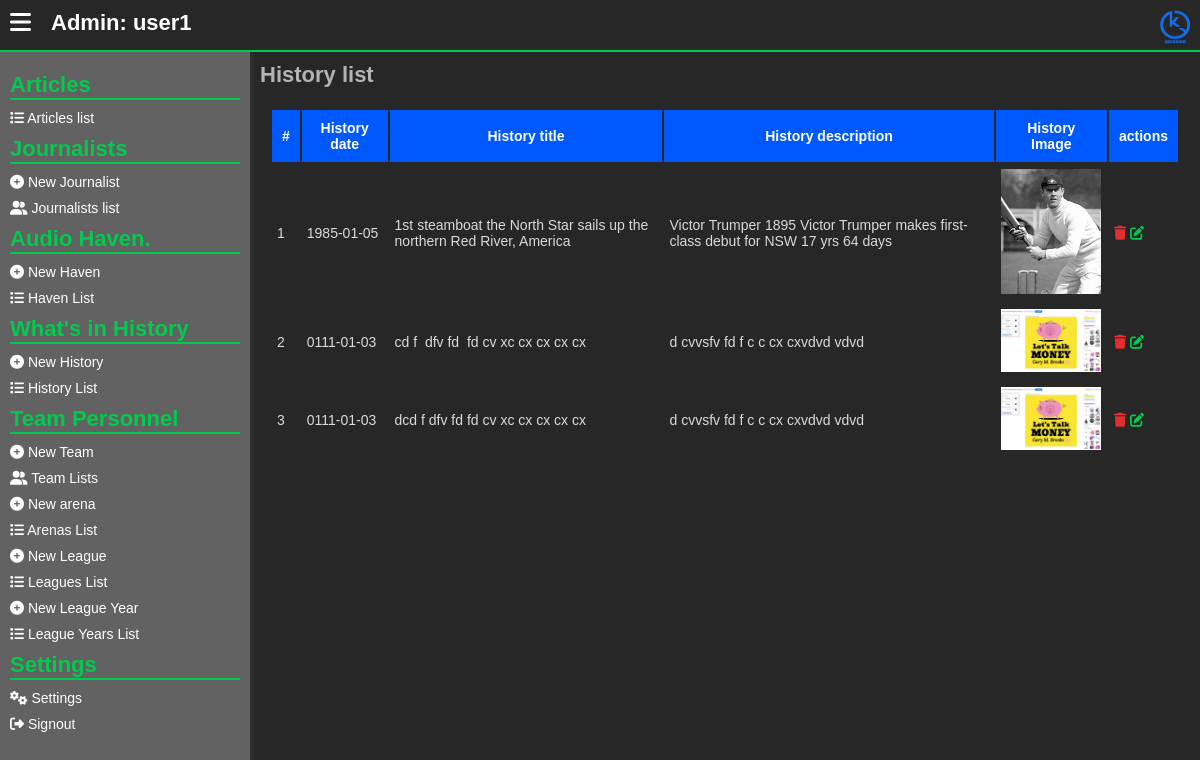
/admins/history-list.php (signed in), run on an earlier commit of the app's database.
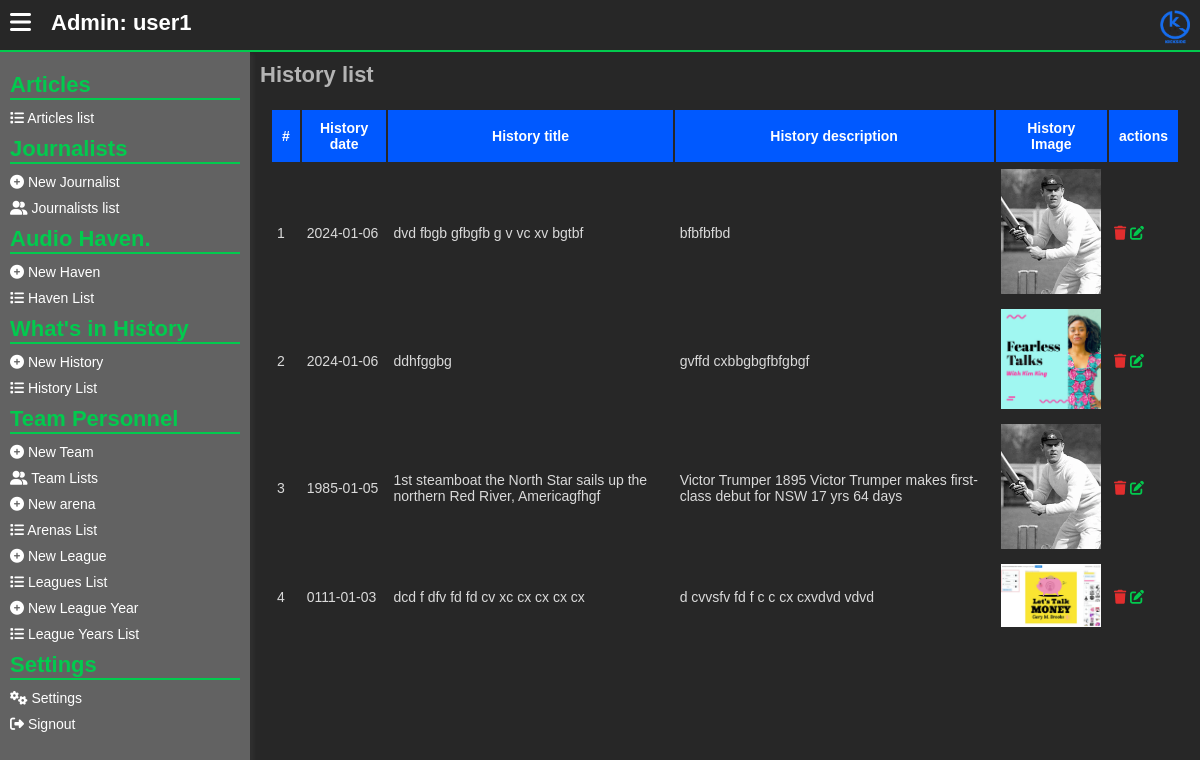
And on a later commit of the database.
### tables this page shows
CREATE TABLE `history_today` (
  `ht_id` int(11) NOT NULL,
  `history_genre` int(11) NOT NULL,
  `history_title` varchar(255) NOT NULL,
  `history_description` text NOT NULL,
  `history_image` varchar(255) NOT NULL,
  `history_date` varchar(255) NOT NULL
);

### assets/php/admins/session_checker.php (called while the page is built, shortened)
<?php
    if (!isset($_SESSION['acting_admin_id'])) {
        header("location: signin.php");
    }
    else {
        $acting_admin_id = $_SESSION['acting_admin_id'];
        $check_admin_exists = mysqli_query($server,"SELECT * from
            admins WHERE id = '$acting_admin_id'
        ");
        if (mysqli_num_rows($check_admin_exists) !== 1) {
            header("location: ../admins/signin.php");
        }
        else {
            $get_the_admin_info = mysqli_fetch_array($check_admin_exists);
            $acting_admin_un = $get_the_admin_info["user_name"];
        }
    }
?>

### admins/history-list.php (the view, shortened to what this page needs)
<?php
include("../assets/php/global/server.php");
include("../assets/php/admins/session_checker.php");
?>
<!DOCTYPE html>
<html lang="en">
<head>
    <link rel="stylesheet" href="../assets/css/back-main.css">
    <link rel="stylesheet" href="https://cdnjs.cloudflare.com/ajax/libs/font-awesome/6.5.1/css/all.min.css"
 />
</head>
<body>
    <main>
        <section class="main-section">
            <?php include("../assets/php/admins/header.php"); ?>
            <div class="hero">
                <?php include("../assets/php/admins/left-nav.php") ?>
                <div class="dashboard">
                    <div class="dashboard-cont">
                        <h1>
                            History list
                        </h1>
                        <div class="form-row">
                            <table>
                                <thead>
                                    <tr>
                                        <th>#</th>
                                        <th>
                                            History date
                                        </th>
                                        <th>
                                            History title
                                        </th>
                                        <th>
                                            History description
                                        </th>
                                        <th>
                                            History Image
                                        </th>
                                        <th>
                                            actions
                                        </th>
                                    </tr>
                                </thead>
                                <tbody>
                                    <?php
                                    $get_All_articles = mysqli_query($server, "SELECT * from
                                            history_today
                                            ORDER BY history_date DESC
                                        ");
                                    if (mysqli_num_rows($get_All_articles) < 1) {
                                        ?>
                                        <tr>
                                            <td colspan="100">
                                                No values found
                                            </td>
                                        </tr>
                                        <?php
                                    } else {
                                        $counter = 1;
                                        while ($data_All_articles = mysqli_fetch_array($get_All_articles)) {
                                            ?>
                                            <tr>
                                                <td>
                                                    <?php echo $counter++; ?>
                                                </td>
                                                <td>
                                                    <?php echo $data_All_articles['history_date']; ?>
                                                </td>
                                                <td>
                                                    <?php echo $data_All_articles['history_title']; ?>
                                                </td>
                                                <td>
                                                    <?php echo $data_All_articles['history_description']; ?>
                                                </td>
                                                <td>
                                                    <img src="../assets/history/<?php echo $data_All_articles['history_image']; ?>"
                                                        width="100px">
                                                </td>
                                                <td>
                                                    <button class="deleteHistoryButton delete"
                                                        value="<?php echo $data_All_articles['ht_id'] ?>">
                                                        <i class="fa fa-trash"></i>
                                                    </button>
                                                    <a href="edit-history.php?h=<?php echo $data_All_articles['ht_id'] ?>" class="edit">
                                                        <i class="fa fa-edit"></i>
                                                    </a>
                                                </td>
                                            </tr>
                                            <?php
                                        }
                                    }
                                    ?>
                                </tbody>
                            </table>
                        </div>
                    </div>
                </div>
            </div>
        </section>
    </main>
</body>
</html>

### assets/php/admins/header.php
<header>
   <div class="menu">
      <button id="menu_toggleBTN">
         <i class="fa fa-bars"></i>
      </button>
   </div>
   <div class="username" onclick="location.reload()">
      Admin:
      <?php
         echo $acting_admin_un;
      ?>
   </div>
   <div class="logo">
      <a href="./home.php">
         <img src="../assets/images/KickSide - Logo.png" alt="Kick Side Logo">
      </a>
   </div>
</header>

### assets/php/admins/left-nav.php
<div class="left-nav">
    <div class="left-nav-cont">
        <div class="nav">
            <h2>
                Articles
            </h2>
            <ul>
                <li>
                    <a href="./articles-list.php">
                        <i class="fa fa-list"></i>
                        Articles list
                    </a>
                </li>
            </ul>
        </div>
        <div class="nav">
            <h2>
                Journalists
            </h2>
            <ul>
                <li>
                    <a href="./new-journalist.php">
                        <i class="fa fa-plus-circle"></i>
                        New Journalist
                    </a>
                </li>
                <li>
                    <a href="./journalists-list.php">
                        <i class="fa fa-user-friends"></i>
                        Journalists list
                    </a>
                </li>
            </ul>
        </div>
        <div class="nav">
            <h2>
                Audio Haven.
            </h2>
            <ul>
                <li>
                    <a href="./new-haven.php">
                        <i class="fa fa-plus-circle"></i>
                        New Haven
                    </a>
                </li>
                <li>
                    <a href="./haven-list.php">
                        <i class="fa fa-list"></i>
                        Haven List
                    </a>
                </li>
            </ul>
        </div>
        <div class="nav">
            <h2>
                What's in History
            </h2>
            <ul>
                <li>
                    <a href="./new-history.php">
                        <i class="fa fa-plus-circle"></i>
                        New History
                    </a>
                </li>
                <li>
                    <a href="./history-list.php">
                        <i class="fa fa-list"></i>
                        History List
                    </a>
                </li>
            </ul>
        </div>
        <div class="nav">
            <h2>
                Team Personnel
            </h2>
            <ul>
                <li>
                    <a href="./new-team.php">
                        <i class="fa fa-plus-circle"></i>
                        New Team
                    </a>
                </li>
                <li>
                    <a href="./teams-list.php">
                        <i class="fa fa-user-friends"></i>
                        Team Lists
                    </a>
                </li>
                <li>
                    <a href="./new-arena.php">
                        <i class="fa fa-plus-circle"></i>
                        New arena
                    </a>
                </li>
                <li>
                    <a href="./arenas-list.php">
                        <i class="fa fa-list"></i>
                        Arenas List
                    </a>
                </li>
                <li>
                    <a href="./new-league.php">
                        <i class="fa fa-plus-circle"></i>
                        New League
                    </a>
                </li>
                <li>
                    <a href="./leagues-list.php">
                        <i class="fa fa-list"></i>
                        Leagues List
                    </a>
                </li>
                <li>
                    <a href="./new-league-year.php">
                        <i class="fa fa-plus-circle"></i>
                        New League Year
                    </a>
                </li>
                <li>
                    <a href="./league-years-list.php">
                        <i class="fa fa-list"></i>
                        League Years List
                    </a>
                </li>
            </ul>
        </div>
        <div class="nav">
            <h2>
                Settings
            </h2>
            <ul>
                <li>
                    <a href="./settings.php">
                        <i class="fa fa-cogs"></i>
                        Settings
                    </a>
                </li>
                <li>
                    <a href="./signout.php">
                        <i class="fa fa-sign-out-alt"></i>
                        Signout
                    </a>
                </li>
            </ul>
        </div>
    </div>
</div>

### assets/css/back-main.css (style rules this page uses)
* { font-size: 14px; margin: 0; padding: 0; text-decoration: none; }
body { font-family: "Gill Sans", "Gill Sans MT", Calibri, "Trebuchet MS", sans-serif; margin: 0; padding: 0; background: #d3d3d357; overflow: hidden; }
button { cursor: pointer; background: transparent; border: 0; }
main { width: 100%; height: 100%; }
section.main-section { height: 100vh; width: 100vw; top: 0; left: 0; position: absolute; background: rgb(39, 39, 39); overflow: hidden; }
section.main-section header { width: 100vw; display: flex; flex-direction: row; margin: 0; padding: 0; height: 50px; border-bottom: 2px solid #02ca4e; }
section.main-section header .menu { padding: 10px; }
section.main-section header .menu button { border: 0; background: transparent; }
section.main-section header .menu button i { font-size: 24px; color: #fff; }
section.main-section header .username { flex: 4; padding: 10px; color: #fff; font-size: 22px; font-weight: bold; user-select: none; cursor: pointer; }
section.main-section header .logo { text-align: right; flex: 2; padding: 10px; }
section.main-section header .logo img { width: 30px; }
section.main-section .hero { width: 100%; display: flex; flex-direction: row; flex-wrap: nowrap; }
section.main-section .hero .left-nav { width: 250px; height: calc(100vh - 50px); background: #d3d3d357; box-shadow: 2px 4px 4px 2px #b4b4b40f; }
section.main-section .hero .left-nav .left-nav-cont { padding: 10px; }
section.main-section .hero .left-nav .left-nav-cont .nav { margin-top: 10px; }
section.main-section .hero .left-nav .left-nav-cont .nav h2 { color: #02ca4e; font-size: 22px; border-bottom: 2px solid #02ca4e; }
section.main-section .hero .left-nav .left-nav-cont .nav ul { list-style: none; display: flex; flex-direction: column; }
section.main-section .hero .left-nav .left-nav-cont .nav ul li { margin-top: 10px; }
section.main-section .hero .left-nav .left-nav-cont .nav ul li a { color: #fff; }
section.main-section .dashboard { height: calc(100vh - 50px); overflow: auto; flex: 1; }
section.main-section .dashboard .dashboard-cont { padding: 10px; }
section.main-section .dashboard .dashboard-cont h1 { color: #b4b4b4; font-size: 22px; }
section.main-section .dashboard .form-row { margin-top: 10px; padding: 10px; border-radius: 10px; }
section.main-section .dashboard .form-row table { width: auto; }
section.main-section .dashboard .form-row table thead { background: #0059ff; color: #fff; }
section.main-section .dashboard .form-row table thead th { padding: 10px; }
section.main-section .dashboard .form-row table tbody td { color: #dadada; padding: 5px; }
section.main-section .dashboard .form-row table tbody td a { background: transparent; border: 0; outline: 0; color: #fff; }
section.main-section .dashboard .form-row table tbody td .edit i { color: #02ca4e; }
section.main-section .dashboard .form-row table tbody td .delete i { color: #e22e2e; }

What changed in the data, as far as the page shows it:
removed history_today: history_date "0111-01-03", history_title "cd f dfv fd fd cv xc cx cx cx cx", history_description "d cvvsfv fd f c c cx cxvdvd vdvd", history_image (picture), $data_All_articles['ht_id'] 4 (drawn)
added history_today: history_date "2024-01-06", history_title "dvd fbgb gfbgfb g v vc xv bgtbf", history_description "bfbfbfbd", history_image (picture), $data_All_articles['ht_id'] 8 (drawn)
added history_today: history_date "2024-01-06", history_title "ddhfggbg", history_description "gvffd cxbbgbgfbfgbgf", history_image (picture), $data_All_articles['ht_id'] 9 (drawn)
changed history_today: history_title "1st steamboat the North Star sails up the northern Red River, America" → "1st steamboat the North Star sails up the northern Red River, Americagfhgf"
